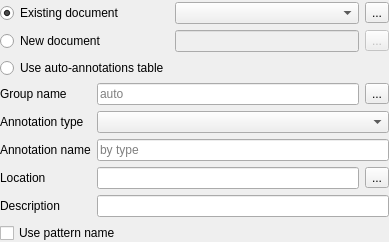
<?xml version="1.0" encoding="UTF-8"?>
<ui version="4.0">
 <class>CreateAnnotationNormalWidget</class>
 <widget class="QWidget" name="CreateAnnotationNormalWidget">
  <property name="geometry">
   <rect>
    <x>0</x>
    <y>0</y>
    <width>389</width>
    <height>282</height>
   </rect>
  </property>
  <property name="sizePolicy">
   <sizepolicy hsizetype="Preferred" vsizetype="Minimum">
    <horstretch>0</horstretch>
    <verstretch>0</verstretch>
   </sizepolicy>
  </property>
  <property name="windowTitle">
   <string>Create Annotations</string>
  </property>
  <layout class="QVBoxLayout" name="mainLayout">
   <property name="sizeConstraint">
    <enum>QLayout::SetMinAndMaxSize</enum>
   </property>
   <property name="leftMargin">
    <number>0</number>
   </property>
   <property name="topMargin">
    <number>0</number>
   </property>
   <property name="rightMargin">
    <number>0</number>
   </property>
   <property name="bottomMargin">
    <number>0</number>
   </property>
   <item>
    <widget class="QWidget" name="saveAnnotationsInnerWidget" native="true">
     <property name="sizePolicy">
      <sizepolicy hsizetype="Preferred" vsizetype="Minimum">
       <horstretch>0</horstretch>
       <verstretch>0</verstretch>
      </sizepolicy>
     </property>
     <property name="toolTip">
      <string>Choose a file to store the annotations</string>
     </property>
     <layout class="QGridLayout" name="gridLayout_2">
      <property name="sizeConstraint">
       <enum>QLayout::SetMinAndMaxSize</enum>
      </property>
      <property name="leftMargin">
       <number>0</number>
      </property>
      <property name="topMargin">
       <number>0</number>
      </property>
      <property name="rightMargin">
       <number>0</number>
      </property>
      <property name="bottomMargin">
       <number>0</number>
      </property>
      <item row="0" column="0">
       <widget class="QRadioButton" name="rbExistingTable">
        <property name="text">
         <string>Existing document</string>
        </property>
        <property name="checked">
         <bool>true</bool>
        </property>
       </widget>
      </item>
      <item row="0" column="1">
       <widget class="QComboBox" name="cbExistingTable">
        <property name="sizeAdjustPolicy">
         <enum>QComboBox::AdjustToContentsOnFirstShow</enum>
        </property>
       </widget>
      </item>
      <item row="0" column="2">
       <widget class="QToolButton" name="tbBrowseExistingTable">
        <property name="text">
         <string>...</string>
        </property>
        <property name="icon">
         <iconset resource="../../U2Gui.qrc">
          <normaloff>:/core/images/load_selected_documents.png</normaloff>:/core/images/load_selected_documents.png</iconset>
        </property>
       </widget>
      </item>
      <item row="1" column="0">
       <widget class="QRadioButton" name="rbCreateNewTable">
        <property name="text">
         <string>New document</string>
        </property>
       </widget>
      </item>
      <item row="1" column="1">
       <widget class="QLineEdit" name="leNewTablePath">
        <property name="enabled">
         <bool>false</bool>
        </property>
       </widget>
      </item>
      <item row="1" column="2">
       <widget class="QToolButton" name="tbBrowseNewTable">
        <property name="enabled">
         <bool>false</bool>
        </property>
        <property name="text">
         <string>...</string>
        </property>
       </widget>
      </item>
      <item row="2" column="0">
       <widget class="QRadioButton" name="rbUseAutoTable">
        <property name="text">
         <string>Use auto-annotations table</string>
        </property>
       </widget>
      </item>
     </layout>
    </widget>
   </item>
   <item>
    <widget class="QWidget" name="annotationParametersInnerWidget" native="true">
     <property name="sizePolicy">
      <sizepolicy hsizetype="Preferred" vsizetype="Minimum">
       <horstretch>0</horstretch>
       <verstretch>0</verstretch>
      </sizepolicy>
     </property>
     <layout class="QGridLayout" name="gridLayout">
      <property name="sizeConstraint">
       <enum>QLayout::SetMinAndMaxSize</enum>
      </property>
      <property name="leftMargin">
       <number>0</number>
      </property>
      <property name="topMargin">
       <number>0</number>
      </property>
      <property name="rightMargin">
       <number>0</number>
      </property>
      <property name="bottomMargin">
       <number>0</number>
      </property>
      <item row="2" column="1" colspan="2">
       <widget class="QLineEdit" name="leAnnotationName">
        <property name="maxLength">
         <number>100</number>
        </property>
        <property name="placeholderText">
         <string>by type</string>
        </property>
       </widget>
      </item>
      <item row="0" column="1">
       <widget class="QLineEdit" name="leGroupName">
        <property name="placeholderText">
         <string>auto</string>
        </property>
       </widget>
      </item>
      <item row="3" column="2">
       <widget class="QToolButton" name="tbDoComplement">
        <property name="toolTip">
         <string>Add/remove complement flag</string>
        </property>
        <property name="text">
         <string>...</string>
        </property>
        <property name="icon">
         <iconset resource="../../U2Gui.qrc">
          <normaloff>:/core/images/do_complement.png</normaloff>:/core/images/do_complement.png</iconset>
        </property>
       </widget>
      </item>
      <item row="3" column="0">
       <widget class="QLabel" name="lblLocation">
        <property name="text">
         <string>Location</string>
        </property>
       </widget>
      </item>
      <item row="1" column="1" colspan="2">
       <widget class="QComboBox" name="cbAnnotationType"/>
      </item>
      <item row="5" column="0" colspan="2">
       <widget class="QCheckBox" name="chbUsePatternNames">
        <property name="toolTip">
         <string>Use names of patterns as annotations names. In case the patterns are in FASTA format</string>
        </property>
        <property name="text">
         <string>Use pattern name</string>
        </property>
       </widget>
      </item>
      <item row="3" column="1">
       <widget class="QLineEdit" name="leLocation">
        <property name="toolTip">
         <string>Annotation location in GenBank format</string>
        </property>
       </widget>
      </item>
      <item row="0" column="2">
       <widget class="QToolButton" name="tbSelectGroupName">
        <property name="toolTip">
         <string>Predefined group names</string>
        </property>
        <property name="text">
         <string>...</string>
        </property>
        <property name="icon">
         <iconset resource="../../U2Gui.qrc">
          <normaloff>:/core/images/group_auto.png</normaloff>:/core/images/group_auto.png</iconset>
        </property>
       </widget>
      </item>
      <item row="0" column="0">
       <widget class="QLabel" name="lblGroupName">
        <property name="text">
         <string>Group name</string>
        </property>
       </widget>
      </item>
      <item row="2" column="0">
       <widget class="QLabel" name="lblAnnotationName">
        <property name="text">
         <string>Annotation name</string>
        </property>
       </widget>
      </item>
      <item row="1" column="0">
       <widget class="QLabel" name="lblAnnotationType">
        <property name="text">
         <string>Annotation type</string>
        </property>
       </widget>
      </item>
      <item row="4" column="0">
       <widget class="QLabel" name="lblDescription">
        <property name="text">
         <string>Description</string>
        </property>
       </widget>
      </item>
      <item row="4" column="1" colspan="2">
       <widget class="QLineEdit" name="leDescription"/>
      </item>
     </layout>
    </widget>
   </item>
  </layout>
 </widget>
 <tabstops>
  <tabstop>rbExistingTable</tabstop>
  <tabstop>cbExistingTable</tabstop>
  <tabstop>tbBrowseExistingTable</tabstop>
  <tabstop>rbCreateNewTable</tabstop>
  <tabstop>leNewTablePath</tabstop>
  <tabstop>tbBrowseNewTable</tabstop>
  <tabstop>rbUseAutoTable</tabstop>
  <tabstop>leGroupName</tabstop>
  <tabstop>tbSelectGroupName</tabstop>
  <tabstop>cbAnnotationType</tabstop>
  <tabstop>leAnnotationName</tabstop>
  <tabstop>leLocation</tabstop>
  <tabstop>tbDoComplement</tabstop>
  <tabstop>leDescription</tabstop>
  <tabstop>chbUsePatternNames</tabstop>
 </tabstops>
 <resources>
  <include location="../../U2Gui.qrc"/>
 </resources>
 <connections>
  <connection>
   <sender>chbUsePatternNames</sender>
   <signal>toggled(bool)</signal>
   <receiver>leAnnotationName</receiver>
   <slot>setDisabled(bool)</slot>
   <hints>
    <hint type="sourcelabel">
     <x>197</x>
     <y>215</y>
    </hint>
    <hint type="destinationlabel">
     <x>234</x>
     <y>149</y>
    </hint>
   </hints>
  </connection>
  <connection>
   <sender>rbExistingTable</sender>
   <signal>toggled(bool)</signal>
   <receiver>cbExistingTable</receiver>
   <slot>setEnabled(bool)</slot>
   <hints>
    <hint type="sourcelabel">
     <x>98</x>
     <y>15</y>
    </hint>
    <hint type="destinationlabel">
     <x>279</x>
     <y>15</y>
    </hint>
   </hints>
  </connection>
  <connection>
   <sender>rbExistingTable</sender>
   <signal>toggled(bool)</signal>
   <receiver>tbBrowseExistingTable</receiver>
   <slot>setEnabled(bool)</slot>
   <hints>
    <hint type="sourcelabel">
     <x>98</x>
     <y>15</y>
    </hint>
    <hint type="destinationlabel">
     <x>374</x>
     <y>14</y>
    </hint>
   </hints>
  </connection>
  <connection>
   <sender>rbCreateNewTable</sender>
   <signal>toggled(bool)</signal>
   <receiver>leNewTablePath</receiver>
   <slot>setEnabled(bool)</slot>
   <hints>
    <hint type="sourcelabel">
     <x>98</x>
     <y>49</y>
    </hint>
    <hint type="destinationlabel">
     <x>279</x>
     <y>48</y>
    </hint>
   </hints>
  </connection>
  <connection>
   <sender>rbCreateNewTable</sender>
   <signal>toggled(bool)</signal>
   <receiver>tbBrowseNewTable</receiver>
   <slot>setEnabled(bool)</slot>
   <hints>
    <hint type="sourcelabel">
     <x>98</x>
     <y>49</y>
    </hint>
    <hint type="destinationlabel">
     <x>375</x>
     <y>49</y>
    </hint>
   </hints>
  </connection>
  <connection>
   <sender>rbUseAutoTable</sender>
   <signal>toggled(bool)</signal>
   <receiver>annotationParametersInnerWidget</receiver>
   <slot>setDisabled(bool)</slot>
   <hints>
    <hint type="sourcelabel">
     <x>98</x>
     <y>78</y>
    </hint>
    <hint type="destinationlabel">
     <x>194</x>
     <y>161</y>
    </hint>
   </hints>
  </connection>
 </connections>
</ui>
